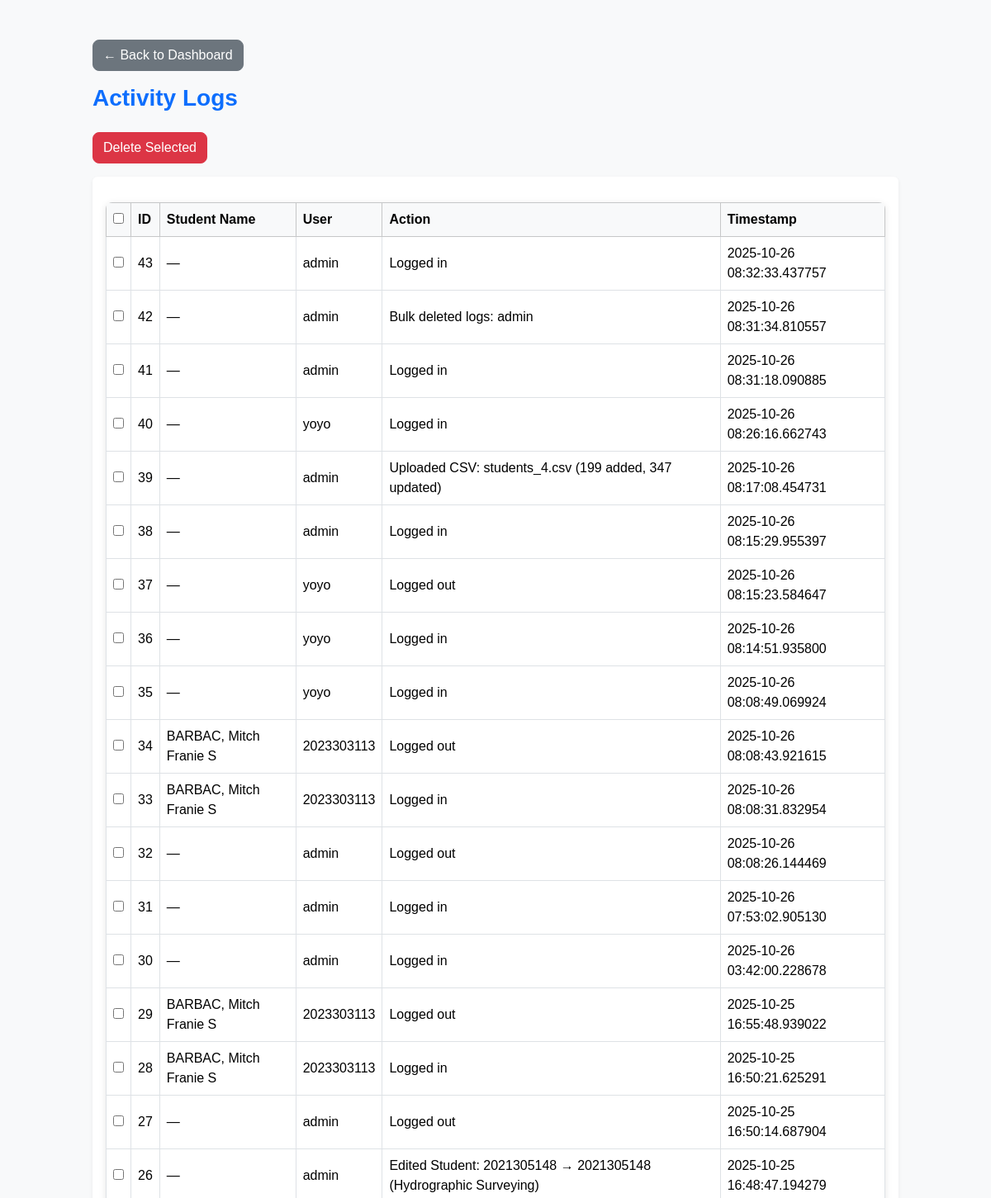
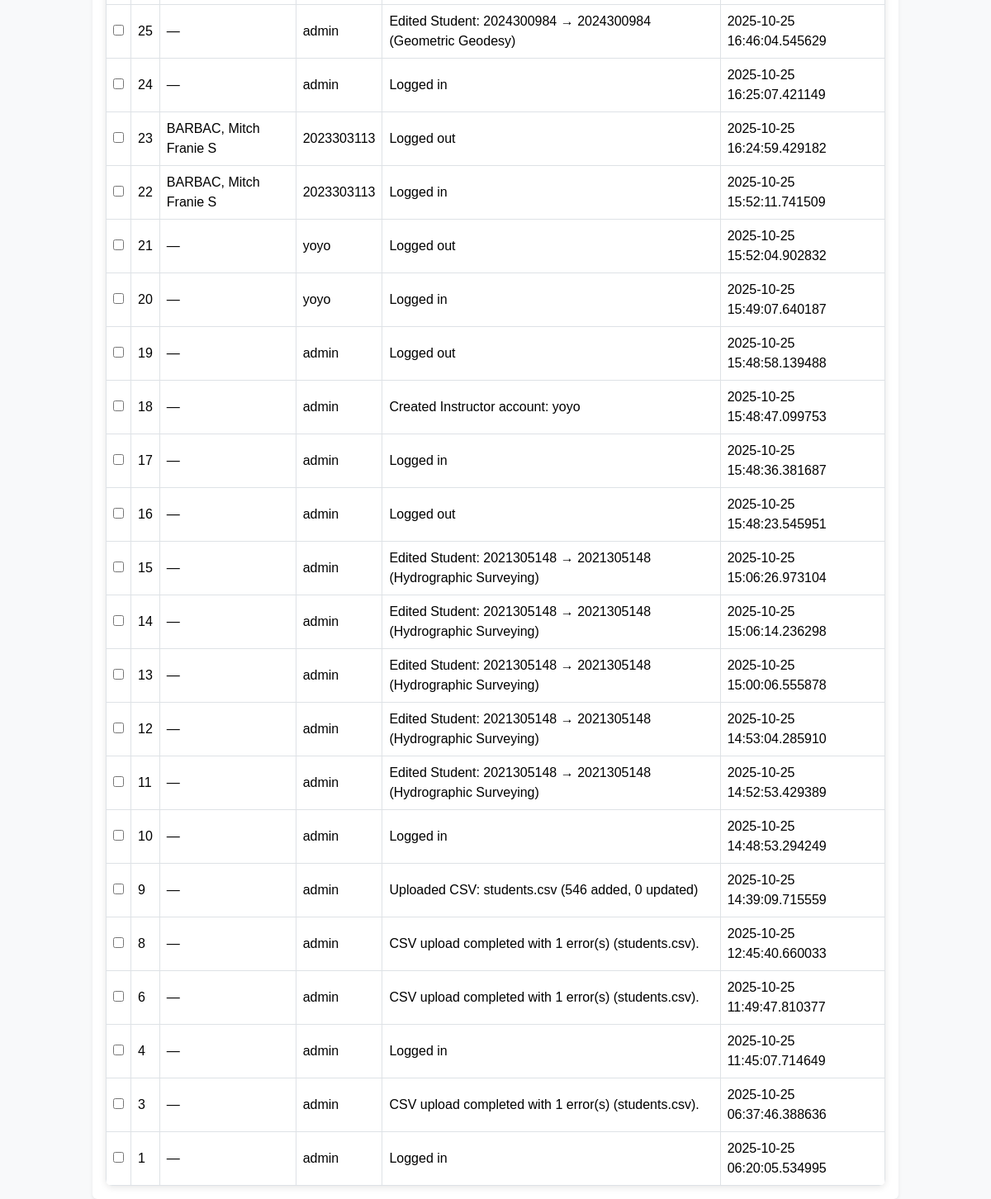
The app's page /view_logs (signed in) with its own data (2 pictures, top to bottom).
### app.py (models this page shows)
class Log(db.Model):
    id = db.Column(db.Integer, primary_key=True)
    user = db.Column(db.String(100))
    action = db.Column(db.String(255))
    timestamp = db.Column(db.DateTime, default=datetime.utcnow)

class Student(db.Model):
    __tablename__ = 'student'
    student_id = db.Column(db.String(100), primary_key=True)
    subject = db.Column(db.String(100), primary_key=True)
    name = db.Column(db.String(150), nullable=False)
    quiz1 = db.Column(db.String(10), default='0')
    quiz2 = db.Column(db.String(10), default='0')
    quiz3 = db.Column(db.String(10), default='0')
    quiz4 = db.Column(db.String(10), default='0')
    quiz5 = db.Column(db.String(10), default='0')
    quiz6 = db.Column(db.String(10), default='0')
    quiz7 = db.Column(db.String(10), default='0')
    quiz8 = db.Column(db.String(10), default='0')
    midterm_exam = db.Column(db.String(10), default='0')
    finals_exam = db.Column(db.String(10), default='0')
    midterm_grade = db.Column(db.String(10), default='0')
    finals_grade = db.Column(db.String(10), default='0')
    midterm_remarks = db.Column(db.String(50))
    finals_remarks = db.Column(db.String(50))
    overall_grade = db.Column(db.String(10), default='0')
    overall_remarks = db.Column(db.String(50))
    __table_args__ = (
        db.UniqueConstraint('student_id', 'subject', name='uix_student_subject'),
    )

### app.py (the view)
@app.route('/view_logs')
@login_required(role='Admin')
def view_logs():
    logs = Log.query.order_by(Log.timestamp.desc()).all()
    logs_with_student_name = []
    for log in logs:
        student = Student.query.filter_by(student_id=log.user).first()
        student_name = student.name if student else None
        logs_with_student_name.append({
            'id': log.id,
            'student_name': student_name,
            'user': log.user,
            'action': log.action,
            'timestamp': log.timestamp
        })
    return render_template('logs.html', logs=logs_with_student_name)

### app.py (called while the page is built)
def login_required(role=None):
    def decorator(f):
        @wraps(f)
        def decorated_function(*args, **kwargs):
            if 'user_id' not in session:
                flash("Please log in first.", "danger")
                return redirect(url_for('login'))
            if role and session.get('role') not in (role if isinstance(role, list) else [role]):
                flash("Access denied.", "danger")
                return redirect(url_for('login'))
            return f(*args, **kwargs)
        return decorated_function
    return decorator

### templates/logs.html (shortened to what this page needs)
<!DOCTYPE html>
<html lang="en">
<head>
<link href="https://cdn.jsdelivr.net/npm/bootstrap@5.3.3/dist/css/bootstrap.min.css" rel="stylesheet">
<link rel="stylesheet" href="{{ url_for('static', filename='css/style.css') }}">
</head>
<body class="bg-light">
<div class="container mt-5">
    <div class="mb-3">
        <a href="{{ url_for('dashboard_admin') }}" class="btn btn-secondary">
            ← Back to Dashboard
        </a>
    </div>
    <h3 class="text-primary mb-4">Activity Logs</h3>
    <div class="mb-3 d-flex gap-2">
        <button type="button" class="btn btn-danger" id="delete-selected" data-bs-toggle="modal" data-bs-target="#confirmDeleteModal">
            Delete Selected
        </button>
    </div>
    <form method="POST" action="{{ url_for('bulk_delete_logs') }}" id="bulk-delete-form">
        <div class="table-responsive shadow-sm bg-white p-3 rounded">
            <table class="table table-bordered table-hover align-middle mb-0">
                <thead class="table-light">
                    <tr>
                        <th><input type="checkbox" id="select-all"></th>
                        <th>ID</th>
                        <th>Student Name</th>
                        <th>User</th>
                        <th>Action</th>
                        <th>Timestamp</th>
                    </tr>
                </thead>
                <tbody>
                    {% for log in logs %}
                    <tr>
                        <td><input type="checkbox" name="log_ids" value="{{ log.id }}"></td>
                        <td>{{ log.id }}</td>
                        <td>{{ log.student_name or '—' }}</td>
                        <td>{{ log.user or '—' }}</td>
                        <td>{{ log.action }}</td>
                        <td>{{ log.timestamp }}</td>
                    </tr>
                    {% else %}
                    <tr>
                        <td colspan="6" class="text-center">No logs found.</td>
                    </tr>
                    {% endfor %}
                </tbody>
            </table>
        </div>
    </form>
</div>
</body>
</html>

### static/css/style.css (style rules this page uses)
#delete-selected { transition: background-color 0.3s, transform 0.2s; }
.table { border-radius: 8px; overflow: hidden; box-shadow: 0 2px 8px rgba(0,0,0,0.1); }
.table { margin-top: 15px; }
body { background-color: #f8f9fa; font-family: "Poppins", Arial, sans-serif; color: #333; }
.container { max-width: 1000px; }
h1, h2, h3 { font-weight: 600; }
h3.text-primary { color: #0d6efd !important; }
.btn { border-radius: 8px !important; font-weight: 500; transition: transform 0.2s ease, box-shadow 0.2s ease; }

### records on screen
Log: id "43", student_name "—", user "admin", action "Logged in", timestamp "2025-10-26 08:32:33.437757"
Log: id "42", student_name "—", user "admin", action "Bulk deleted logs: admin", timestamp "2025-10-26 08:31:34.810557"
Log: id "41", student_name "—", user "admin", action "Logged in", timestamp "2025-10-26 08:31:18.090885"
Log: id "40", student_name "—", user "yoyo", action "Logged in", timestamp "2025-10-26 08:26:16.662743"
Log: id "39", student_name "—", user "admin", action "Uploaded CSV: students_4.csv (199 added, 347 updated)", timestamp "2025-10-26 08:17:08.454731"
Log: id "38", student_name "—", user "admin", action "Logged in", timestamp "2025-10-26 08:15:29.955397"
Log: id "37", student_name "—", user "yoyo", action "Logged out", timestamp "2025-10-26 08:15:23.584647"
Log: id "36", student_name "—", user "yoyo", action "Logged in", timestamp "2025-10-26 08:14:51.935800"
Log: id "35", student_name "—", user "yoyo", action "Logged in", timestamp "2025-10-26 08:08:49.069924"
Student: name "BARBAC, Mitch Franie S" "BARBAC, Mitch Franie S" "BARBAC, Mitch Franie S" "BARBAC, Mitch Franie S" "BARBAC, Mitch Franie S" "BARBAC, Mitch Franie S"
Log: user "2023303113", action "Logged out", timestamp "2025-10-26 08:08:43.921615"
Log: user "2023303113", action "Logged in", timestamp "2025-10-26 08:08:31.832954"
Log: id "32", student_name "—", user "admin", action "Logged out", timestamp "2025-10-26 08:08:26.144469"
Log: id "31", student_name "—", user "admin", action "Logged in", timestamp "2025-10-26 07:53:02.905130"
Log: id "30", student_name "—", user "admin", action "Logged in", timestamp "2025-10-26 03:42:00.228678"
Log: user "2023303113", action "Logged out", timestamp "2025-10-25 16:55:48.939022"
Log: user "2023303113", action "Logged in", timestamp "2025-10-25 16:50:21.625291"
Log: id "27", student_name "—", user "admin", action "Logged out", timestamp "2025-10-25 16:50:14.687904"
Log: id "26", student_name "—", user "admin", action "Edited Student: 2021305148 → 2021305148 (Hydrographic Surveying)", timestamp "2025-10-25 16:48:47.194279"
Log: id "25", student_name "—", user "admin", action "Edited Student: 2024300984 → 2024300984 (Geometric Geodesy)", timestamp "2025-10-25 16:46:04.545629"
Log: id "24", student_name "—", user "admin", action "Logged in", timestamp "2025-10-25 16:25:07.421149"
Log: user "2023303113", action "Logged out", timestamp "2025-10-25 16:24:59.429182"
Log: user "2023303113", action "Logged in", timestamp "2025-10-25 15:52:11.741509"
Log: id "21", student_name "—", user "yoyo", action "Logged out", timestamp "2025-10-25 15:52:04.902832"
Log: id "20", student_name "—", user "yoyo", action "Logged in", timestamp "2025-10-25 15:49:07.640187"
Log: id "19", student_name "—", user "admin", action "Logged out", timestamp "2025-10-25 15:48:58.139488"
Log: id "18", student_name "—", user "admin", action "Created Instructor account: yoyo", timestamp "2025-10-25 15:48:47.099753"
Log: id "17", student_name "—", user "admin", action "Logged in", timestamp "2025-10-25 15:48:36.381687"
Log: id "16", student_name "—", user "admin", action "Logged out", timestamp "2025-10-25 15:48:23.545951"
Log: id "15", student_name "—", user "admin", action "Edited Student: 2021305148 → 2021305148 (Hydrographic Surveying)", timestamp "2025-10-25 15:06:26.973104"
Log: id "14", student_name "—", user "admin", action "Edited Student: 2021305148 → 2021305148 (Hydrographic Surveying)", timestamp "2025-10-25 15:06:14.236298"
Log: id "13", student_name "—", user "admin", action "Edited Student: 2021305148 → 2021305148 (Hydrographic Surveying)", timestamp "2025-10-25 15:00:06.555878"
Log: id "12", student_name "—", user "admin", action "Edited Student: 2021305148 → 2021305148 (Hydrographic Surveying)", timestamp "2025-10-25 14:53:04.285910"
Log: id "11", student_name "—", user "admin", action "Edited Student: 2021305148 → 2021305148 (Hydrographic Surveying)", timestamp "2025-10-25 14:52:53.429389"
Log: id "10", student_name "—", user "admin", action "Logged in", timestamp "2025-10-25 14:48:53.294249"
Log: id "9", student_name "—", user "admin", action "Uploaded CSV: students.csv (546 added, 0 updated)", timestamp "2025-10-25 14:39:09.715559"
Log: id "8", student_name "—", user "admin", action "CSV upload completed with 1 error(s) (students.csv).", timestamp "2025-10-25 12:45:40.660033"
Log: id "6", student_name "—", user "admin", action "CSV upload completed with 1 error(s) (students.csv).", timestamp "2025-10-25 11:49:47.810377"
Log: id "4", student_name "—", user "admin", action "Logged in", timestamp "2025-10-25 11:45:07.714649"
Log: id "3", student_name "—", user "admin", action "CSV upload completed with 1 error(s) (students.csv).", timestamp "2025-10-25 06:37:46.388636"
Log: id "1", student_name "—", user "admin", action "Logged in", timestamp "2025-10-25 06:20:05.534995"

### other values on screen
{{ log.id }} "34" "33" "29" "28" "23" "22"
